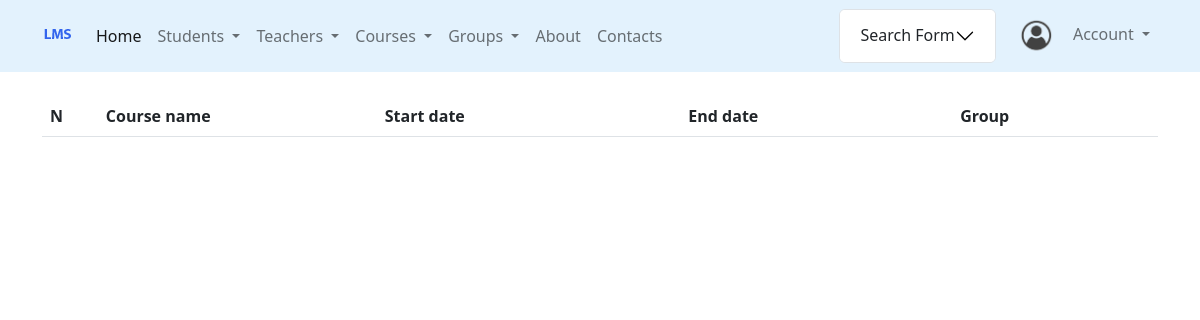
Page /courses/ on the earlier database version.
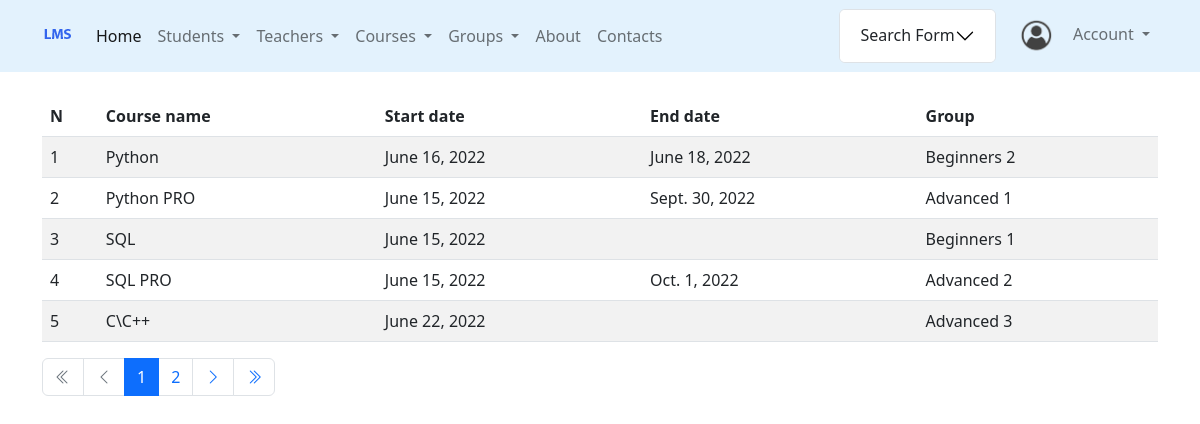
Same page on the later database version.
### courses/models.py (models this page shows, shortened)
class Course(GroupModel):
    group = models.OneToOneField(
        'groups.Group',
        on_delete=models.SET_NULL,
        null=True,
        blank=True,
        related_name='course_of_group'
    )
    teachers = models.ManyToManyField(
        to=Teacher,
        null=True,
        blank=True,
        related_name='courses'
    )
    class Meta:
        verbose_name = 'course'
        verbose_name_plural = 'courses'
        db_table = 'courses'

### groups/models.py (models this page shows)
class Group(GroupModel):
    headman = models.OneToOneField(
        'students.Student',
        on_delete=models.SET_NULL,
        null=True,
        blank=True,
        related_name='headman_group'
    )
    headteacher = models.OneToOneField(
        'teachers.Teacher',
        on_delete=models.SET_NULL,
        null=True,
        blank=True,
        related_name='headteacher_group',
    )
    class Meta:
        verbose_name = 'group'
        verbose_name_plural = 'groups'
        db_table = 'groups'
    def __str__(self):
        return f'{self.group_name}'

### courses/views.py (the view)
# urls.py: path('', ListCoursesView.as_view(), name='list'),                             # Read
class ListCoursesView(ListView):
    model = Course
    template_name = 'courses/list.html'
    paginate_by = 5
    def get_filter(self):
        return CourseFilterForm(
            data=self.request.GET,
            queryset=self.model.objects.all()
        )
    def get_queryset(self):
        return self.get_filter().qs
    def get_context_data(self, *, object_list=None, **kwargs):
        context = super().get_context_data(**kwargs)
        context['filter'] = self.get_filter().form
        return context

### core/context_processors.py (called while the page is built)
def params(request):
    get_params = request.GET
    if 'page' in get_params:
        get_params = copy(get_params)
        del get_params['page']
    return {'params': f'&{get_params.urlencode()}' if get_params else ''}

### courses/templates/courses/list.html (shortened to what this page needs)
{% extends 'base.html' %}
{% block content %}
    <br>
      <table class="table table-striped">
    <thead>
        <tr>
            <th style="width: 5%">N</th>
            <th style="width: 25%">Course name</th>
            <th>Start date</th>
            <th>End date</th>
            <th>Group</th>
        </tr>
    </thead>
    {% for course in object_list %}
            <tr>
            <td>{{ forloop.counter0|add:page_obj.start_index}}</td>
            <td>{{ course.group_name }}</td>
            <td>{{ course.start_date }}</td>
            <td>{% if course.end_date %}{{ course.end_date }}{% endif %}</td>
            <td>{{ course.group }}</td>
        </tr>
    {% endfor %}
          </table>
{% endblock %}

### templates/base.html (shortened to what this page needs)
<!doctype html>
{% load static %}
<html lang="en">
  <head>
    <link href="https://cdn.jsdelivr.net/npm/bootstrap@5.2.0-beta1/dist/css/bootstrap.min.css"
          rel="stylesheet"
>
  <link rel="stylesheet" href="https://cdn.jsdelivr.net/npm/bootstrap-icons@1.8.3/font/bootstrap-icons.css">
  </head>
  <body>
  {% include 'includes/menu.html' %}
  <br>
  <div class="container mt-5 pb-5 ">
      {% block content %}{% endblock %}
    {% if is_paginated %}
        {% include 'includes/paginator.html' %}
    {% endif %}
  </div>
  </body>
</html>

### templates/includes/menu.html (shortened to what this page needs)
{% load static %}
<nav class="navbar fixed-top navbar-expand-lg mb-3" style="background-color: #e3f2fd;">
  <div class="container">
    <a class="navbar-brand" href="#">
      <img src="{% static 'img/logo.png' %}" alt="" width="30" height="24" class="d-inline-block align-text-top">
    </a>
    <div class="collapse navbar-collapse" id="navbarSupportedContent">
      <ul class="navbar-nav me-auto mb-2 mb-lg-0">
         <li class="nav-item">
          <a class="nav-link active" aria-current="page" href="/">Home</a>
        </li>
        <li class="nav-item dropdown">
          <a class="nav-link dropdown-toggle" href="#" id="navbarDropdown" role="button" data-bs-toggle="dropdown" aria-expanded="false">
            Students
          </a>
        </li>
          <li class="nav-item dropdown">
          <a class="nav-link dropdown-toggle" href="#" id="navbarDropdown" role="button" data-bs-toggle="dropdown" aria-expanded="false">
            Teachers
          </a>
              </li>
          <li class="nav-item dropdown">
          <a class="nav-link dropdown-toggle" href="#" id="navbarDropdown" role="button" data-bs-toggle="dropdown" aria-expanded="false">
            Courses
          </a>
        </li>
          <li class="nav-item dropdown">
          <a class="nav-link dropdown-toggle" href="#" id="navbarDropdown" role="button" data-bs-toggle="dropdown" aria-expanded="false">
            Groups
          </a>
        </li>
        <li class="nav-item">
            <a class="nav-link" href="/about/">About</a>
        </li>
      <li class="nav-item">
            <a class="nav-link" href="/contacts/">Contacts</a>
        </li>
      </ul>
        {% url 'students:list' as my_view %}
        {% url 'teachers:list' as my_view %}
        {% url 'groups:list' as my_view %}
        {% url 'courses:list' as my_view %}
        {% if request.path == my_view %}
            {% include 'courses/search.html' %}&nbsp;&nbsp;&nbsp;
        {% endif %}
      <div class="d-flex">
                <ul class="navbar-nav me-auto mb-2 mb-lg-0">
                    <li class="nav-item dropdown">
                        <a class="nav-link dropdown-toggle" href="#" id="student-dropdown"
                           role="button" data-bs-toggle="dropdown" aria-expanded="false">
                            {% if user.is_authenticated %}
                                <img src="{{ user.profile.avatar.url }}" class="rounded-circle "
                                     width="40" height="40" alt="avatar"> &nbsp;&nbsp;
                                {{ user.username }}
                            {% else %}
                                <img src="{{'media/default.png'}}" class="rounded-circle "
                                     width="40" height="40" alt="avatar"> &nbsp;&nbsp;
                                Account
                            {% endif %}
                        </a>
                    </li>
                </ul>
            </div>
        </div>
    </div>
</nav>

### courses/templates/courses/search.html (shortened to what this page needs)
{% load crispy_forms_filters %}
<div class="accordion" id="accordionExample">
  <div class="accordion-item">
    <h2 class="accordion-header" id="headingOne">
      <button class="accordion-button collapsed" type="button" data-bs-toggle="collapse" data-bs-target="#collapseOne" aria-expanded="true" aria-controls="collapseOne">
        Search Form
      </button>
    </h2>
    </div>
  </div>

### templates/includes/paginator.html
<nav aria-label="paginator">
    <ul class="pagination">
        {% if page_obj.has_previous %}
            <li class="page-item"><a class="page-link" href="?page=1{{ params }}"><i class="bi bi-chevron-double-left"></i></a></li>
            <li class="page-item"><a class="page-link" href="?page={{ page_obj.previous_page_number }}{{ params }}"><i class="bi bi-chevron-left"></i></a></li>
        {% else %}
            <li class="page-item disabled"><a class="page-link"><i class="bi bi-chevron-double-left"></i></a></li>
            <li class="page-item disabled"><a class="page-link"><i class="bi bi-chevron-left"></i></a></li>
        {% endif %}
        {% for page_num in page_obj.paginator.page_range %}
            {% if page_num == page_obj.number %}
                <li class="page-item active"><a class="page-link">{{ page_num }}</a></li>
            {% elif page_num > page_obj.number|add:-3 and page_num < page_obj.number|add:3 %}
                <li class="page-item"><a class="page-link" href="?page={{ page_num }}{{ params }}">{{ page_num }}</a></li>
            {% endif %}
        {% endfor %}
        {% if page_obj.has_next %}
            <li class="page-item"><a class="page-link" href="?page={{ page_obj.next_page_number }}{{ params }}"><i class="bi bi-chevron-right"></i></a></li>
            <li class="page-item"><a class="page-link" href="?page={{ page_obj.paginator.num_pages }}{{ params }}"><i class="bi bi-chevron-double-right"></i></a></li>
        {% else %}
            <li class="page-item disabled"><a class="page-link"><i class="bi bi-chevron-right"></i></a></li>
            <li class="page-item disabled"><a class="page-link"><i class="bi bi-chevron-double-right"></i></a></li>
        {% endif %}
    </ul>
</nav>

Differences in the rows shown:
added Course: group_name "Python", start_date "June 16, 2022", end_date "June 18, 2022", group "Beginners 2"
added Course: group_name "Python PRO", start_date "June 15, 2022", end_date "Sept. 30, 2022", group "Advanced 1"
added Course: group_name "SQL", start_date "June 15, 2022", group "Beginners 1"
added Course: group_name "SQL PRO", start_date "June 15, 2022", end_date "Oct. 1, 2022", group "Advanced 2"
added Course: group_name "C\\C++", start_date "June 22, 2022", group "Advanced 3"
Other differences:
new list line: "1"
new list line: "2"
